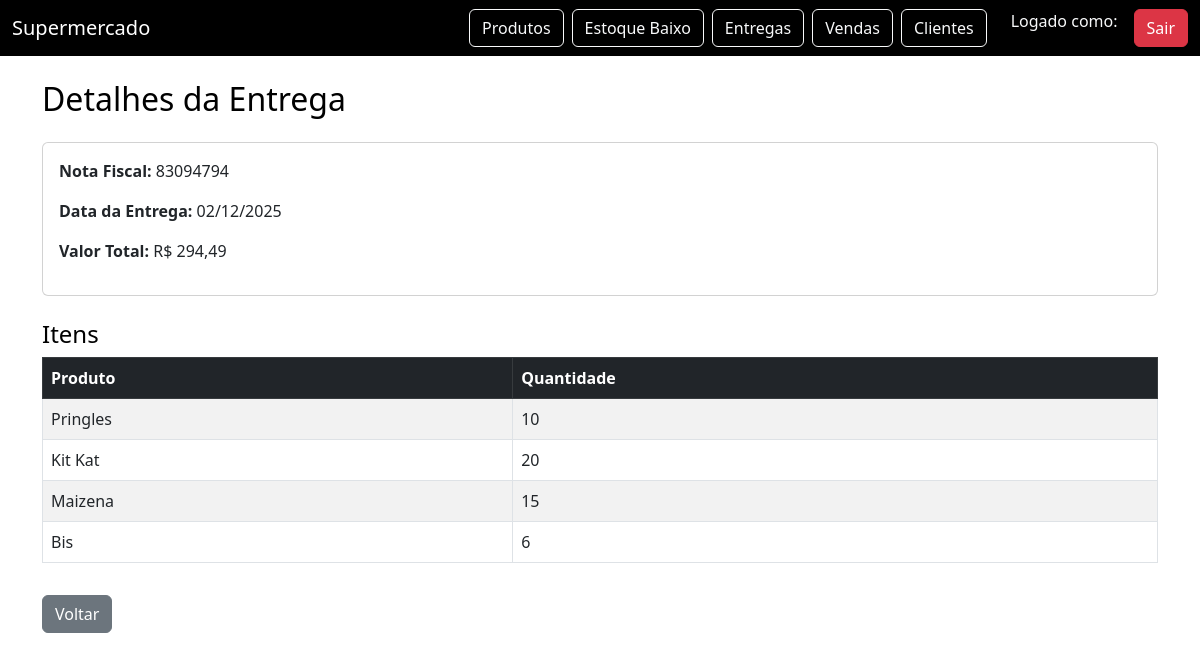
The app's page /entregas/22/ (signed in) with its own data.
### entregas/models.py (models this page shows, shortened)
class Entrega(models.Model):
    nota_fiscal = models.CharField(max_length=30)
    data_entrega = models.DateField()
    valor_total = models.FloatField()

class ItemEntrega(models.Model):
    entrega = models.ForeignKey(Entrega, on_delete=models.CASCADE)
    produto = models.ForeignKey(Produto, on_delete=models.CASCADE)
    quantidade = models.IntegerField()

### produtos/models.py (models this page shows, shortened)
class Produto(models.Model):
    codigo_barras = models.CharField(max_length=50, unique=True)
    nome = models.CharField(max_length=100)
    preco_compra = models.FloatField()
    preco_venda = models.FloatField()
    minimo_estoque = models.IntegerField(default=0)

### core/decorators.py (the view)
    def wrapper(request, *args, **kwargs):
        if not request.session.get("funcionario_id"):
            return redirect("login")
        return func(request, *args, **kwargs)

### entregas/views.py (called while the page is built)
@login_required
def detalhes_entrega(request, pk):
    entrega = get_object_or_404(Entrega, pk=pk)
    itens = entrega.itementrega_set.all()
    return render(request, "entregas/detalhes_entrega.html", {
        "entrega": entrega,
        "itens": itens
    })

### entregas/templates/entregas/detalhes_entrega.html
{% extends "base.html" %}
{% block content %}
<h2 class="mb-4">Detalhes da Entrega</h2>
<div class="card mb-4">
    <div class="card-body">
        <p><strong>Nota Fiscal:</strong> {{ entrega.nota_fiscal }}</p>
        <p><strong>Data da Entrega:</strong> {{ entrega.data_entrega|date:"d/m/Y" }}</p>
        <p><strong>Valor Total:</strong> R$ {{ entrega.valor_total|floatformat:2 }}</p>
    </div>
</div>
<h4>Itens</h4>
<table class="table table-bordered table-striped">
    <thead class="table-dark">
        <tr>
            <th>Produto</th>
            <th>Quantidade</th>
        </tr>
    </thead>
    <tbody>
        {% for item in itens %}
        <tr>
            <td>{{ item.produto.nome }}</td>
            <td>{{ item.quantidade }}</td>
        </tr>
        {% empty %}
        <tr>
            <td colspan="2" class="text-center">Nenhum item registrado.</td>
        </tr>
        {% endfor %}
    </tbody>
</table>
<a href="/entregas/" class="btn btn-secondary mt-3">Voltar</a>
{% endblock %}

### core/templates/base.html (style rules this page uses)
body { background: #fff; color: #000; }
.btn-secondary { background-color: #6c757d !important; border-color: #6c757d !important; }

### records on screen
Entrega: nota_fiscal "83094794", data_entrega "02/12/2025", valor_total "294,49"
ItemEntrega: produto.nome "Pringles", quantidade "10"
ItemEntrega: produto.nome "Kit Kat", quantidade "20"
ItemEntrega: produto.nome "Maizena", quantidade "15"
ItemEntrega: produto.nome "Bis", quantidade "6"
